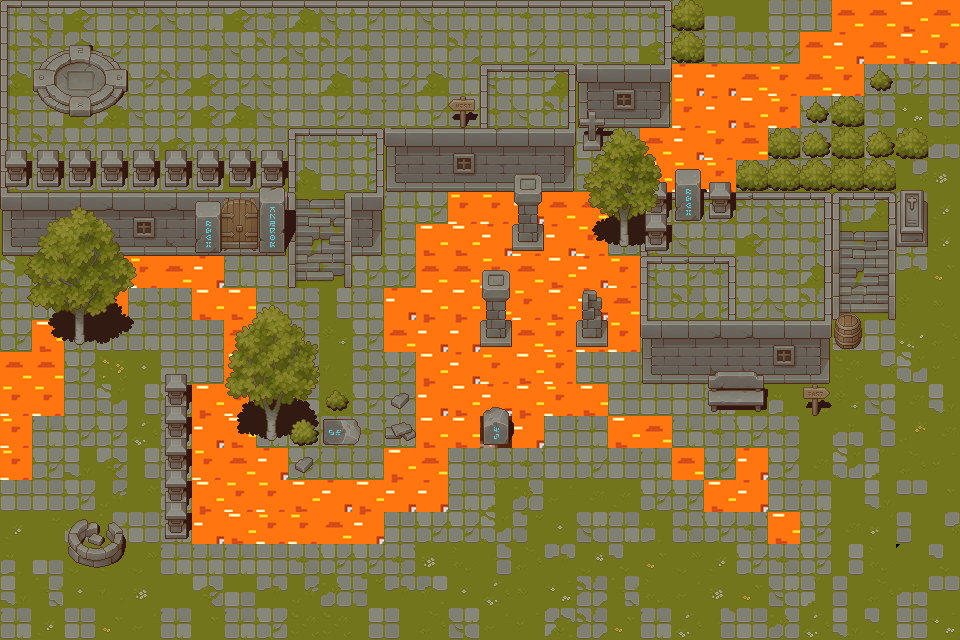

The image is a tile-based game level rendered from a .tmx file. Its description and source (layers, tilesets, objects; grid data summarised) follow:
An orthogonal 30x20 tile map with 32x32 px tiles, 19 tile layers (Base, Lave, Lave_sans_pont, Fondation1, ...), 3 hidden layers not drawn, 8 tilesets.

<map version="1.10" tiledversion="1.11.0" orientation="orthogonal" renderorder="right-down" width="30" height="20" tilewidth="32" tileheight="32" infinite="0" nextlayerid="23" nextobjectid="1">
 <editorsettings>
  <export target="../../Maps/Lava.tmj" format="json" />
 </editorsettings>
 <tileset firstgid="1" name="lava" tilewidth="32" tileheight="32" tilecount="252" columns="21">
  <image source="../../Texture/lava.png" width="700" height="400" />
  <tile id="150">
   <properties>
    <property name="Mort" type="bool" value="true" />
   </properties>
  </tile>
  <tile id="151">
   <properties>
    <property name="Mort" type="bool" value="true" />
   </properties>
  </tile>
  <tile id="171">
   <properties>
    <property name="Mort" type="bool" value="true" />
   </properties>
  </tile>
  <tile id="172">
   <properties>
    <property name="Mort" type="bool" value="true" />
   </properties>
  </tile>
 </tileset>
 <tileset firstgid="253" name="Tileset_Grass" tilewidth="32" tileheight="32" tilecount="64" columns="8">
  <image source="../../Texture/TX_Tileset_Grass.png" width="256" height="256" />
 </tileset>
 <tileset firstgid="317" name="Tileset_Wall" tilewidth="32" tileheight="32" tilecount="256" columns="16">
  <image source="../../Texture/TX_Tileset_Wall.png" width="512" height="512" />
  <tile id="49">
   <properties>
    <property name="Collision" type="bool" value="true" />
   </properties>
  </tile>
  <tile id="50">
   <properties>
    <property name="Collision" type="bool" value="true" />
   </properties>
  </tile>
  <tile id="51">
   <properties>
    <property name="Collision" type="bool" value="true" />
   </properties>
  </tile>
  <tile id="65">
   <properties>
    <property name="Collision" type="bool" value="true" />
   </properties>
  </tile>
  <tile id="66">
   <properties>
    <property name="Collision" type="bool" value="true" />
   </properties>
  </tile>
  <tile id="67">
   <properties>
    <property name="Collision" type="bool" value="true" />
   </properties>
  </tile>
  <tile id="97">
   <properties>
    <property name="Collision" type="bool" value="true" />
   </properties>
  </tile>
  <tile id="98">
   <properties>
    <property name="Collision" type="bool" value="true" />
   </properties>
  </tile>
  <tile id="99">
   <properties>
    <property name="Collision" type="bool" value="true" />
   </properties>
  </tile>
  <tile id="100">
   <properties>
    <property name="Collision" type="bool" value="true" />
   </properties>
  </tile>
  <tile id="102">
   <properties>
    <property name="Collision" type="bool" value="true" />
   </properties>
  </tile>
  <tile id="113">
   <properties>
    <property name="Collision" type="bool" value="true" />
   </properties>
  </tile>
  <tile id="114">
   <properties>
    <property name="Collision" type="bool" value="true" />
   </properties>
  </tile>
  <tile id="115">
   <properties>
    <property name="Collision" type="bool" value="true" />
   </properties>
  </tile>
  <tile id="116">
   <properties>
    <property name="Collision" type="bool" value="true" />
   </properties>
  </tile>
  <tile id="118">
   <properties>
    <property name="Collision" type="bool" value="true" />
   </properties>
  </tile>
 </tileset>
 <tileset firstgid="573" name="TX_Struct" tilewidth="32" tileheight="32" tilecount="256" columns="16">
  <image source="../../Texture/TX_Struct.png" width="512" height="512" />
 </tileset>
 <tileset firstgid="829" name="Props" tilewidth="32" tileheight="32" tilecount="256" columns="16">
  <image source="../../Texture/TX_Props.png" width="512" height="512" />
  <tile id="7">
   <properties>
    <property name="Collision" type="bool" value="true" />
   </properties>
  </tile>
  <tile id="9">
   <properties>
    <property name="Collision" type="bool" value="true" />
   </properties>
  </tile>
  <tile id="10">
   <properties>
    <property name="Collision" type="bool" value="true" />
   </properties>
  </tile>
  <tile id="23">
   <properties>
    <property name="Collision" type="bool" value="true" />
   </properties>
  </tile>
  <tile id="25">
   <properties>
    <property name="Collision" type="bool" value="true" />
   </properties>
  </tile>
  <tile id="26">
   <properties>
    <property name="Collision" type="bool" value="true" />
   </properties>
  </tile>
  <tile id="49">
   <properties>
    <property name="Collision" type="bool" value="true" />
   </properties>
  </tile>
  <tile id="55">
   <properties>
    <property name="Collision" type="bool" value="true" />
   </properties>
  </tile>
  <tile id="65">
   <properties>
    <property name="Collision" type="bool" value="true" />
   </properties>
  </tile>
  <tile id="71">
   <properties>
    <property name="Collision" type="bool" value="true" />
   </properties>
  </tile>
  <tile id="78">
   <properties>
    <property name="Collision" type="bool" value="true" />
   </properties>
  </tile>
  <tile id="83">
   <properties>
    <property name="Collision" type="bool" value="true" />
   </properties>
  </tile>
  <tile id="85">
   <properties>
    <property name="Collision" type="bool" value="true" />
   </properties>
  </tile>
  <tile id="87">
   <properties>
    <property name="Collision" type="bool" value="true" />
   </properties>
  </tile>
  <tile id="89">
   <properties>
    <property name="Collision" type="bool" value="true" />
   </properties>
  </tile>
  <tile id="103">
   <properties>
    <property name="Collision" type="bool" value="true" />
   </properties>
  </tile>
  <tile id="105">
   <properties>
    <property name="Collision" type="bool" value="true" />
   </properties>
  </tile>
  <tile id="115">
   <properties>
    <property name="Collision" type="bool" value="true" />
   </properties>
  </tile>
  <tile id="151">
   <properties>
    <property name="Collision" type="bool" value="true" />
   </properties>
  </tile>
  <tile id="167">
   <properties>
    <property name="Collision" type="bool" value="true" />
   </properties>
  </tile>
  <tile id="189">
   <properties>
    <property name="Collision" type="bool" value="true" />
   </properties>
  </tile>
  <tile id="190">
   <properties>
    <property name="Collision" type="bool" value="true" />
   </properties>
  </tile>
  <tile id="205">
   <properties>
    <property name="Collision" type="bool" value="true" />
   </properties>
  </tile>
  <tile id="206">
   <properties>
    <property name="Collision" type="bool" value="true" />
   </properties>
  </tile>
 </tileset>
 <tileset firstgid="1085" name="Plant" tilewidth="32" tileheight="32" tilecount="256" columns="16">
  <image source="../../Texture/TX_Plant.png" width="512" height="512" />
  <tile id="50">
   <properties>
    <property name="Collision" type="bool" value="true" />
   </properties>
  </tile>
  <tile id="54">
   <properties>
    <property name="Collision" type="bool" value="true" />
   </properties>
  </tile>
  <tile id="58">
   <properties>
    <property name="Collision" type="bool" value="true" />
   </properties>
  </tile>
  <tile id="66">
   <properties>
    <property name="Collision" type="bool" value="true" />
   </properties>
  </tile>
  <tile id="70">
   <properties>
    <property name="Collision" type="bool" value="true" />
   </properties>
  </tile>
  <tile id="74">
   <properties>
    <property name="Collision" type="bool" value="true" />
   </properties>
  </tile>
  <tile id="101">
   <properties>
    <property name="Collision" type="bool" value="true" />
   </properties>
  </tile>
 </tileset>
 <tileset firstgid="1341" name="Shadow" tilewidth="32" tileheight="32" tilecount="256" columns="16">
  <image source="../../Texture/TX_Shadow.png" width="512" height="512" />
 </tileset>
 <tileset firstgid="1597" name="Shadow_Plant" tilewidth="32" tileheight="32" tilecount="256" columns="16">
  <image source="../../Texture/TX_Shadow_Plant.png" width="512" height="512" />
 </tileset>
 <layer id="2" name="Base" width="30" height="20">
  <data>[600 cells, 600 non-empty, 56 distinct tile ids]</data>
 </layer>
 <layer id="1" name="Lave" width="30" height="20">
  <data>[600 cells, 108 non-empty, 5 distinct tile ids]</data>
 </layer>
 <layer id="19" name="Lave_sans_pont" width="30" height="20">
  <data>[600 cells, 24 non-empty, 8 distinct tile ids]</data>
 </layer>
 <layer id="18" name="Lave_dessous_pont" width="30" height="20" visible="0">
  <data>[600 cells, 20 non-empty, 14 distinct tile ids]</data>
 </layer>
 <layer id="3" name="Fondation1" width="30" height="20">
  <data>[600 cells, 116 non-empty, 20 distinct tile ids]</data>
 </layer>
 <layer id="6" name="Fondation2" width="30" height="20">
  <data>[600 cells, 35 non-empty, 19 distinct tile ids]</data>
 </layer>
 <layer id="21" name="Ombre" width="30" height="20">
  <data>[600 cells, 65 non-empty, 33 distinct tile ids]</data>
 </layer>
 <layer id="22" name="Ombre_Plante" width="30" height="20">
  <data>[600 cells, 21 non-empty, 21 distinct tile ids]</data>
 </layer>
 <layer id="5" name="PontSol" width="30" height="20" visible="0">
  <data>[600 cells, 18 non-empty, 1 distinct tile ids]</data>
 </layer>
 <layer id="4" name="Pont" width="30" height="20" visible="0">
  <data>[600 cells, 18 non-empty, 7 distinct tile ids]</data>
 </layer>
 <layer id="7" name="ObjetN" width="30" height="20">
  <data>[600 cells, 2 non-empty, 2 distinct tile ids]</data>
 </layer>
 <layer id="8" name="ObjetVisuelN" width="30" height="20">
  <data>[600 cells, 2 non-empty, 2 distinct tile ids]</data>
 </layer>
 <layer id="9" name="Plateforme" width="30" height="20">
  <data>[600 cells, 9 non-empty, 9 distinct tile ids]</data>
 </layer>
 <layer id="10" name="Decoration" width="30" height="20">
  <data>[600 cells, 40 non-empty, 23 distinct tile ids]</data>
 </layer>
 <layer id="14" name="Decortation_dessous" width="30" height="20">
  <data>[600 cells, 19 non-empty, 3 distinct tile ids]</data>
 </layer>
 <layer id="11" name="Histoire" width="30" height="20">
  <data>[600 cells, 4 non-empty, 2 distinct tile ids]</data>
 </layer>
 <layer id="12" name="HistoireVisuelV" width="30" height="20">
  <data>[600 cells, 1 non-empty, 1 distinct tile ids]</data>
 </layer>
 <layer id="13" name="HistoireVisuelH" width="30" height="20">
  <data>[600 cells, 1 non-empty, 1 distinct tile ids]</data>
 </layer>
 <layer id="15" name="Plante" width="30" height="20">
  <data>[600 cells, 38 non-empty, 24 distinct tile ids]</data>
 </layer>
 <layer id="20" name="Plante_dessous" width="30" height="20">
  <data>[600 cells, 41 non-empty, 41 distinct tile ids]</data>
 </layer>
 <layer id="16" name="PorteOuverte" width="30" height="20">
  <data>[600 cells, 6 non-empty, 6 distinct tile ids]</data>
 </layer>
 <layer id="17" name="PorteFermer" width="30" height="20">
  <data>[600 cells, 6 non-empty, 6 distinct tile ids]</data>
 </layer>
</map>
